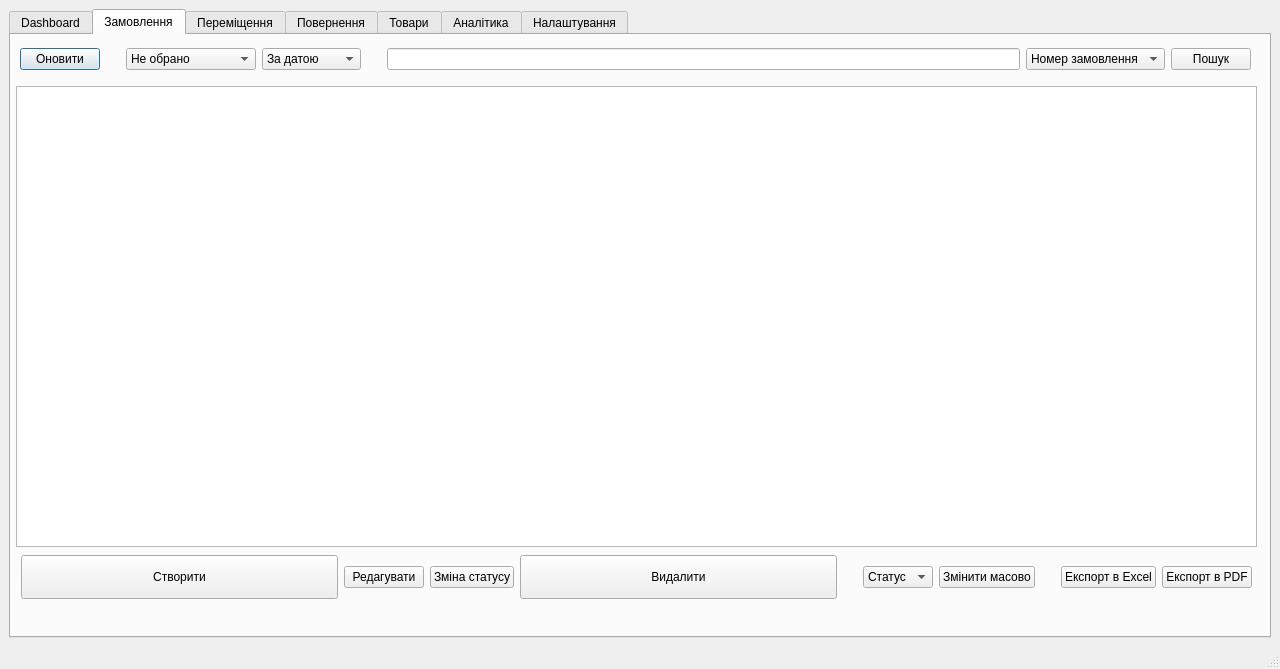
<?xml version="1.0" encoding="UTF-8"?>
<ui version="4.0">
 <class>QMainWindow</class>
 <widget class="QMainWindow" name="QMainWindow">
  <property name="geometry">
   <rect>
    <x>0</x>
    <y>0</y>
    <width>1280</width>
    <height>669</height>
   </rect>
  </property>
  <property name="sizePolicy">
   <sizepolicy hsizetype="Fixed" vsizetype="Fixed">
    <horstretch>0</horstretch>
    <verstretch>0</verstretch>
   </sizepolicy>
  </property>
  <property name="windowTitle">
   <string>StoreHub - Point Of Sale</string>
  </property>
  <widget class="QWidget" name="centralWidget">
   <layout class="QHBoxLayout" name="horizontalLayout_2">
    <item>
     <widget class="QTabWidget" name="tabWidget">
      <property name="sizePolicy">
       <sizepolicy hsizetype="Expanding" vsizetype="Expanding">
        <horstretch>0</horstretch>
        <verstretch>0</verstretch>
       </sizepolicy>
      </property>
      <property name="minimumSize">
       <size>
        <width>600</width>
        <height>600</height>
       </size>
      </property>
      <property name="layoutDirection">
       <enum>Qt::LayoutDirection::LeftToRight</enum>
      </property>
      <property name="tabPosition">
       <enum>QTabWidget::TabPosition::North</enum>
      </property>
      <property name="tabShape">
       <enum>QTabWidget::TabShape::Rounded</enum>
      </property>
      <property name="currentIndex">
       <number>1</number>
      </property>
      <property name="elideMode">
       <enum>Qt::TextElideMode::ElideLeft</enum>
      </property>
      <property name="usesScrollButtons">
       <bool>false</bool>
      </property>
      <property name="documentMode">
       <bool>false</bool>
      </property>
      <property name="tabBarAutoHide">
       <bool>true</bool>
      </property>
      <widget class="QWidget" name="dashboard_tab">
       <attribute name="title">
        <string>Dashboard</string>
       </attribute>
       <widget class="QWidget" name="widget" native="true">
        <property name="geometry">
         <rect>
          <x>25</x>
          <y>10</y>
          <width>649</width>
          <height>50</height>
         </rect>
        </property>
        <layout class="QHBoxLayout" name="horizontalLayout">
         <item>
          <widget class="QLineEdit" name="lineEdit">
           <property name="text">
            <string>search</string>
           </property>
           <property name="clearButtonEnabled">
            <bool>true</bool>
           </property>
          </widget>
         </item>
         <item>
          <widget class="QLineEdit" name="lineEdit_3">
           <property name="text">
            <string>barcode</string>
           </property>
           <property name="maxLength">
            <number>327800</number>
           </property>
           <property name="frame">
            <bool>true</bool>
           </property>
           <property name="cursorMoveStyle">
            <enum>Qt::CursorMoveStyle::VisualMoveStyle</enum>
           </property>
           <property name="clearButtonEnabled">
            <bool>true</bool>
           </property>
          </widget>
         </item>
         <item>
          <widget class="QPushButton" name="pushButton_9">
           <property name="text">
            <string>Scan barcode/QR</string>
           </property>
          </widget>
         </item>
         <item>
          <widget class="QComboBox" name="comboBox"/>
         </item>
         <item>
          <widget class="QCheckBox" name="checkBox">
           <property name="text">
            <string>In stock</string>
           </property>
          </widget>
         </item>
         <item>
          <widget class="QPushButton" name="pushButton">
           <property name="text">
            <string>Clear filters</string>
           </property>
          </widget>
         </item>
        </layout>
       </widget>
       <widget class="QTableView" name="tableView">
        <property name="geometry">
         <rect>
          <x>30</x>
          <y>60</y>
          <width>761</width>
          <height>421</height>
         </rect>
        </property>
        <property name="frameShape">
         <enum>QFrame::Shape::StyledPanel</enum>
        </property>
        <property name="verticalScrollBarPolicy">
         <enum>Qt::ScrollBarPolicy::ScrollBarAlwaysOn</enum>
        </property>
        <property name="sortingEnabled">
         <bool>true</bool>
        </property>
       </widget>
       <widget class="QWidget" name="widget_2" native="true">
        <property name="geometry">
         <rect>
          <x>30</x>
          <y>490</y>
          <width>352</width>
          <height>44</height>
         </rect>
        </property>
        <layout class="QHBoxLayout" name="horizontalLayout_3">
         <item>
          <widget class="QPushButton" name="pushButton_2">
           <property name="text">
            <string>Add product</string>
           </property>
          </widget>
         </item>
         <item>
          <widget class="QPushButton" name="pushButton_4">
           <property name="text">
            <string>Edit</string>
           </property>
          </widget>
         </item>
         <item>
          <widget class="QPushButton" name="pushButton_3">
           <property name="text">
            <string>Delete</string>
           </property>
          </widget>
         </item>
        </layout>
       </widget>
       <widget class="QWidget" name="widget_3" native="true">
        <property name="geometry">
         <rect>
          <x>820</x>
          <y>30</y>
          <width>401</width>
          <height>44</height>
         </rect>
        </property>
        <layout class="QHBoxLayout" name="horizontalLayout_4">
         <item>
          <widget class="QPushButton" name="import_excel_button">
           <property name="text">
            <string>Import from Excel/CSV</string>
           </property>
          </widget>
         </item>
         <item>
          <widget class="QPushButton" name="pushButton_6">
           <property name="text">
            <string>Export to file</string>
           </property>
          </widget>
         </item>
        </layout>
       </widget>
       <widget class="QGroupBox" name="groupBox">
        <property name="geometry">
         <rect>
          <x>800</x>
          <y>110</y>
          <width>431</width>
          <height>371</height>
         </rect>
        </property>
        <property name="title">
         <string>Details</string>
        </property>
        <widget class="QPushButton" name="pushButton_7">
         <property name="geometry">
          <rect>
           <x>299</x>
           <y>330</y>
           <width>121</width>
           <height>32</height>
          </rect>
         </property>
         <property name="text">
          <string>Save changes</string>
         </property>
        </widget>
        <widget class="QLabel" name="label">
         <property name="geometry">
          <rect>
           <x>257</x>
           <y>40</y>
           <width>151</width>
           <height>20</height>
          </rect>
         </property>
         <property name="frameShape">
          <enum>QFrame::Shape::StyledPanel</enum>
         </property>
         <property name="text">
          <string>Product name</string>
         </property>
         <property name="alignment">
          <set>Qt::AlignmentFlag::AlignCenter</set>
         </property>
         <property name="wordWrap">
          <bool>false</bool>
         </property>
        </widget>
        <widget class="QTextEdit" name="textEdit">
         <property name="geometry">
          <rect>
           <x>20</x>
           <y>210</y>
           <width>391</width>
           <height>71</height>
          </rect>
         </property>
         <property name="html">
          <string>&lt;!DOCTYPE HTML PUBLIC &quot;-//W3C//DTD HTML 4.0//EN&quot; &quot;http://www.w3.org/TR/REC-html40/strict.dtd&quot;&gt;
&lt;html&gt;&lt;head&gt;&lt;meta name=&quot;qrichtext&quot; content=&quot;1&quot; /&gt;&lt;meta charset=&quot;utf-8&quot; /&gt;&lt;style type=&quot;text/css&quot;&gt;
p, li { white-space: pre-wrap; }
hr { height: 1px; border-width: 0; }
li.unchecked::marker { content: &quot;\2610&quot;; }
li.checked::marker { content: &quot;\2612&quot;; }
&lt;/style&gt;&lt;/head&gt;&lt;body style=&quot; font-family:'.AppleSystemUIFont'; font-size:13pt; font-weight:400; font-style:normal;&quot;&gt;
&lt;p style=&quot; margin-top:0px; margin-bottom:0px; margin-left:0px; margin-right:0px; -qt-block-indent:0; text-indent:0px;&quot;&gt;Description of product&lt;/p&gt;&lt;/body&gt;&lt;/html&gt;</string>
         </property>
        </widget>
        <widget class="QLabel" name="label_2">
         <property name="geometry">
          <rect>
           <x>260</x>
           <y>80</y>
           <width>81</width>
           <height>41</height>
          </rect>
         </property>
         <property name="frameShape">
          <enum>QFrame::Shape::StyledPanel</enum>
         </property>
         <property name="frameShadow">
          <enum>QFrame::Shadow::Sunken</enum>
         </property>
         <property name="lineWidth">
          <number>9</number>
         </property>
         <property name="midLineWidth">
          <number>9</number>
         </property>
         <property name="text">
          <string>136</string>
         </property>
         <property name="alignment">
          <set>Qt::AlignmentFlag::AlignCenter</set>
         </property>
        </widget>
        <widget class="QLabel" name="label_3">
         <property name="geometry">
          <rect>
           <x>350</x>
           <y>80</y>
           <width>58</width>
           <height>41</height>
          </rect>
         </property>
         <property name="frameShape">
          <enum>QFrame::Shape::StyledPanel</enum>
         </property>
         <property name="text">
          <string>PCS</string>
         </property>
         <property name="alignment">
          <set>Qt::AlignmentFlag::AlignCenter</set>
         </property>
        </widget>
        <widget class="QDoubleSpinBox" name="doubleSpinBox">
         <property name="geometry">
          <rect>
           <x>261</x>
           <y>160</y>
           <width>151</width>
           <height>22</height>
          </rect>
         </property>
         <property name="wrapping">
          <bool>false</bool>
         </property>
         <property name="alignment">
          <set>Qt::AlignmentFlag::AlignCenter</set>
         </property>
        </widget>
        <widget class="QLabel" name="label_4">
         <property name="geometry">
          <rect>
           <x>267</x>
           <y>140</y>
           <width>141</width>
           <height>20</height>
          </rect>
         </property>
         <property name="text">
          <string>Price</string>
         </property>
         <property name="alignment">
          <set>Qt::AlignmentFlag::AlignCenter</set>
         </property>
        </widget>
        <widget class="QLineEdit" name="lineEdit_2">
         <property name="geometry">
          <rect>
           <x>20</x>
           <y>290</y>
           <width>391</width>
           <height>21</height>
          </rect>
         </property>
         <property name="text">
          <string>Barcode here</string>
         </property>
        </widget>
        <widget class="QPushButton" name="pushButton_8">
         <property name="geometry">
          <rect>
           <x>160</x>
           <y>330</y>
           <width>121</width>
           <height>32</height>
          </rect>
         </property>
         <property name="text">
          <string>Generate QR</string>
         </property>
        </widget>
        <widget class="QLabel" name="label_5">
         <property name="geometry">
          <rect>
           <x>20</x>
           <y>320</y>
           <width>61</width>
           <height>41</height>
          </rect>
         </property>
         <property name="frameShape">
          <enum>QFrame::Shape::StyledPanel</enum>
         </property>
         <property name="text">
          <string>QR</string>
         </property>
         <property name="scaledContents">
          <bool>false</bool>
         </property>
         <property name="alignment">
          <set>Qt::AlignmentFlag::AlignCenter</set>
         </property>
        </widget>
        <widget class="QLabel" name="label_6">
         <property name="geometry">
          <rect>
           <x>27</x>
           <y>40</y>
           <width>201</width>
           <height>151</height>
          </rect>
         </property>
         <property name="frameShape">
          <enum>QFrame::Shape::StyledPanel</enum>
         </property>
         <property name="text">
          <string>Product photo</string>
         </property>
         <property name="alignment">
          <set>Qt::AlignmentFlag::AlignCenter</set>
         </property>
        </widget>
       </widget>
      </widget>
      <widget class="QWidget" name="orders_tab">
       <attribute name="title">
        <string>Замовлення</string>
       </attribute>
       <widget class="QTableView" name="orders_table">
        <property name="geometry">
         <rect>
          <x>5</x>
          <y>51</y>
          <width>1241</width>
          <height>461</height>
         </rect>
        </property>
        <property name="sortingEnabled">
         <bool>true</bool>
        </property>
       </widget>
       <widget class="QWidget" name="bottomWidget" native="true">
        <property name="geometry">
         <rect>
          <x>10</x>
          <y>520</y>
          <width>1231</width>
          <height>44</height>
         </rect>
        </property>
        <property name="sizePolicy">
         <sizepolicy hsizetype="Expanding" vsizetype="Expanding">
          <horstretch>0</horstretch>
          <verstretch>0</verstretch>
         </sizepolicy>
        </property>
        <layout class="QHBoxLayout" name="horizontalLayout_6">
         <item>
          <widget class="QPushButton" name="new_order_btn">
           <property name="sizePolicy">
            <sizepolicy hsizetype="Expanding" vsizetype="Expanding">
             <horstretch>0</horstretch>
             <verstretch>0</verstretch>
            </sizepolicy>
           </property>
           <property name="text">
            <string>Створити</string>
           </property>
           <property name="checkable">
            <bool>false</bool>
           </property>
          </widget>
         </item>
         <item>
          <widget class="QPushButton" name="edit_order_btn">
           <property name="text">
            <string>Редагувати</string>
           </property>
          </widget>
         </item>
         <item>
          <widget class="QPushButton" name="change_order_status_btn">
           <property name="text">
            <string>Зміна статусу</string>
           </property>
          </widget>
         </item>
         <item>
          <widget class="QPushButton" name="remove_order_btn">
           <property name="enabled">
            <bool>true</bool>
           </property>
           <property name="sizePolicy">
            <sizepolicy hsizetype="Expanding" vsizetype="Expanding">
             <horstretch>0</horstretch>
             <verstretch>0</verstretch>
            </sizepolicy>
           </property>
           <property name="text">
            <string>Видалити</string>
           </property>
           <property name="default">
            <bool>false</bool>
           </property>
          </widget>
         </item>
         <item>
          <spacer name="verticalSpacer">
           <property name="orientation">
            <enum>Qt::Orientation::Vertical</enum>
           </property>
           <property name="sizeType">
            <enum>QSizePolicy::Policy::Expanding</enum>
           </property>
           <property name="sizeHint" stdset="0">
            <size>
             <width>20</width>
             <height>40</height>
            </size>
           </property>
          </spacer>
         </item>
         <item>
          <widget class="QComboBox" name="change_orders_status_cbx">
           <property name="sizeAdjustPolicy">
            <enum>QComboBox::SizeAdjustPolicy::AdjustToContents</enum>
           </property>
           <item>
            <property name="text">
             <string>Статус</string>
            </property>
           </item>
          </widget>
         </item>
         <item>
          <widget class="QPushButton" name="change_order_status_many_btn">
           <property name="text">
            <string>Змінити масово</string>
           </property>
          </widget>
         </item>
         <item>
          <spacer name="verticalSpacer_3">
           <property name="orientation">
            <enum>Qt::Orientation::Vertical</enum>
           </property>
           <property name="sizeHint" stdset="0">
            <size>
             <width>20</width>
             <height>40</height>
            </size>
           </property>
          </spacer>
         </item>
         <item>
          <widget class="QPushButton" name="export_orders_excel_btn">
           <property name="text">
            <string>Експорт в Excel</string>
           </property>
          </widget>
         </item>
         <item>
          <widget class="QPushButton" name="export_orders_pdf_btn">
           <property name="text">
            <string>Експорт в PDF</string>
           </property>
          </widget>
         </item>
        </layout>
       </widget>
       <widget class="QWidget" name="topWidget" native="true">
        <property name="geometry">
         <rect>
          <x>9</x>
          <y>-1</y>
          <width>1231</width>
          <height>50</height>
         </rect>
        </property>
        <layout class="QHBoxLayout" name="horizontalLayout_5">
         <item>
          <widget class="QPushButton" name="refresh_orders_btn">
           <property name="text">
            <string>Оновити</string>
           </property>
           <property name="autoDefault">
            <bool>false</bool>
           </property>
           <property name="default">
            <bool>true</bool>
           </property>
          </widget>
         </item>
         <item>
          <spacer name="verticalSpacer_4">
           <property name="orientation">
            <enum>Qt::Orientation::Vertical</enum>
           </property>
           <property name="sizeHint" stdset="0">
            <size>
             <width>20</width>
             <height>40</height>
            </size>
           </property>
          </spacer>
         </item>
         <item>
          <widget class="QComboBox" name="status_filter_cbx">
           <property name="currentText">
            <string>Не обрано</string>
           </property>
           <property name="insertPolicy">
            <enum>QComboBox::InsertPolicy::InsertAlphabetically</enum>
           </property>
           <property name="sizeAdjustPolicy">
            <enum>QComboBox::SizeAdjustPolicy::AdjustToContents</enum>
           </property>
           <item>
            <property name="text">
             <string>Не обрано</string>
            </property>
           </item>
           <item>
            <property name="text">
             <string>Нове замовлення</string>
            </property>
           </item>
           <item>
            <property name="text">
             <string>В обробці</string>
            </property>
           </item>
           <item>
            <property name="text">
             <string>Зібрано</string>
            </property>
           </item>
           <item>
            <property name="text">
             <string>Чекає відправки</string>
            </property>
           </item>
           <item>
            <property name="text">
             <string>Відправлено</string>
            </property>
           </item>
          </widget>
         </item>
         <item>
          <widget class="QComboBox" name="sort_orders_cbx">
           <property name="sizeAdjustPolicy">
            <enum>QComboBox::SizeAdjustPolicy::AdjustToContents</enum>
           </property>
           <item>
            <property name="text">
             <string>За датою</string>
            </property>
           </item>
           <item>
            <property name="text">
             <string>За статусом</string>
            </property>
           </item>
           <item>
            <property name="text">
             <string>За сумою</string>
            </property>
           </item>
          </widget>
         </item>
         <item>
          <spacer name="verticalSpacer_2">
           <property name="orientation">
            <enum>Qt::Orientation::Vertical</enum>
           </property>
           <property name="sizeHint" stdset="0">
            <size>
             <width>20</width>
             <height>40</height>
            </size>
           </property>
          </spacer>
         </item>
         <item>
          <widget class="QLineEdit" name="search_orders_input"/>
         </item>
         <item>
          <widget class="QComboBox" name="check_search_cbx">
           <property name="sizeAdjustPolicy">
            <enum>QComboBox::SizeAdjustPolicy::AdjustToContents</enum>
           </property>
           <item>
            <property name="text">
             <string>Номер замовлення</string>
            </property>
           </item>
           <item>
            <property name="text">
             <string>Назва клієнта</string>
            </property>
           </item>
           <item>
            <property name="text">
             <string>Назва товару</string>
            </property>
           </item>
          </widget>
         </item>
         <item>
          <widget class="QPushButton" name="search_orders_btn">
           <property name="text">
            <string>Пошук</string>
           </property>
          </widget>
         </item>
        </layout>
       </widget>
      </widget>
      <widget class="QWidget" name="movings_tab">
       <attribute name="title">
        <string>Переміщення</string>
       </attribute>
      </widget>
      <widget class="QWidget" name="returns_tab">
       <attribute name="title">
        <string>Повернення</string>
       </attribute>
      </widget>
      <widget class="QWidget" name="catalog_tab">
       <attribute name="title">
        <string>Товари</string>
       </attribute>
      </widget>
      <widget class="QWidget" name="analytics_tab">
       <attribute name="title">
        <string>Аналітика</string>
       </attribute>
      </widget>
      <widget class="QWidget" name="settings_tab">
       <attribute name="title">
        <string>Налаштування</string>
       </attribute>
      </widget>
     </widget>
    </item>
   </layout>
  </widget>
  <widget class="QMenuBar" name="menubar">
   <property name="geometry">
    <rect>
     <x>0</x>
     <y>0</y>
     <width>1280</width>
     <height>24</height>
    </rect>
   </property>
  </widget>
  <widget class="QStatusBar" name="statusbar"/>
 </widget>
 <resources/>
 <connections/>
 <slots>
  <slot>importProductsFromXLSX()</slot>
 </slots>
</ui>
